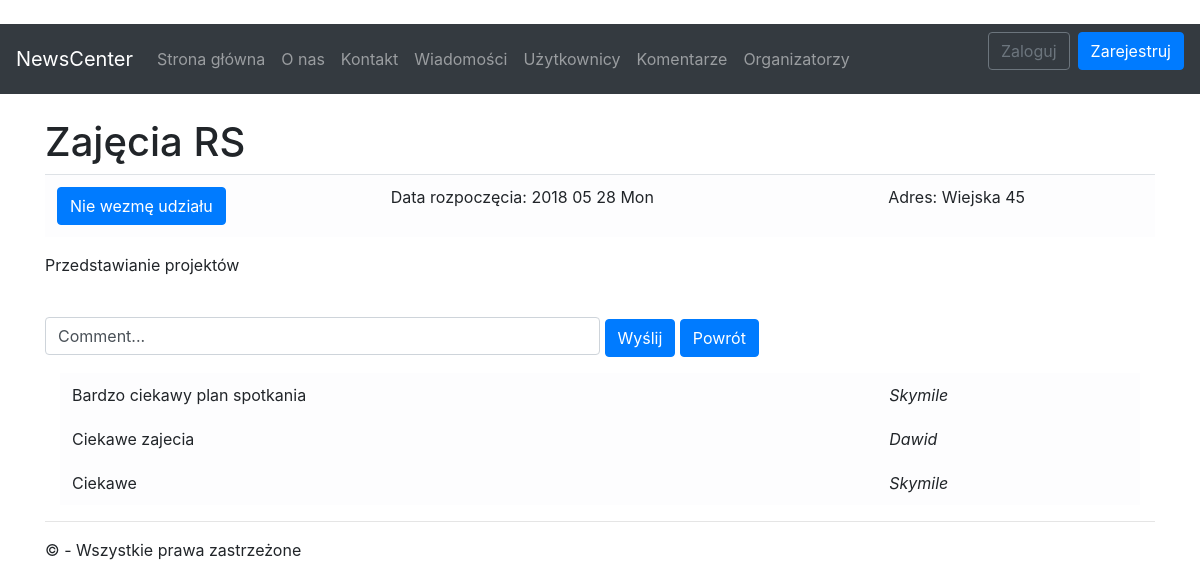
The page /declare/2 on the database its author committed.
### app/models.py (models this page shows, shortened)
class News(models.Model):
	title       = models.CharField(max_length = 32)
	date        = models.DateTimeField()
	description = models.TextField()
	address     = models.CharField(max_length = 32)
	created     = models.DateTimeField(auto_now_add=True)
	class Meta:
		verbose_name_plural = 'News'

class Comment(models.Model):
	id_user = models.ForeignKey(User, on_delete=models.PROTECT)
	comment = models.CharField(max_length=128)

### app/views/article.py (the view, shortened to what this page needs)
# urls.py: path('declare/<int:pk>' , app.views.article.declare , name='declare' ),
def declare(request, pk):
	id_news = find_news(pk)
	if not request.user.is_authenticated:
		return render(request, 'app/news/details.html', {
			'new': id_news,
			'comments' : find_comments(pk),
			'declaration' : declaration_to_str(False),
			'interested' : interest_to_str(False)
		})

### app/support/utilities.py (called while the page is built)
def declaration_to_str(bool):
	return _('Wezmę udział') if bool else _('Nie wezmę udziału')

def interest_to_str(bool):
	return _('Zainteresowany') if bool else _('Niezainteresowany')

def find_comments(pk):
	return Comment.objects.filter(id__in=CommentNews.objects.filter(id_news=pk).values_list('id_comment', flat=True))

def find_news(pk):
	return News.objects.get(id=pk)

### app/templates/app/news/details.html (shortened to what this page needs)
{% extends "app/shared/layout.html" %}
{% block content %}
<br />
<h1> {{new.title}} </h1>
<div class="table-responsive-sm">
	<table class="table table-light">
	<tbody>
		<tr>
			<td scope="col">
				<button onclick="window.location='{% url 'declare' pk=new.id %}' " class="btn btn-primary">{{ declaration }}</button>
			</td>
			<td scope="col"> Data rozpoczęcia: {{ new.date|date:"Y m d D" }} </td>
			<td scope="col"> Adres: {{ new.address }} </td>
		</tr>
	</tbody>
	</table>
</div>
<div class="wrap">
	<p>
		{{ new.description }}
	</p>
</div>
<br>
<form method="post">
	<input id="comment" class="form-control hor_input" type="text" name="comment" value="Comment..." />
	<button type="submit" class="btn btn-primary">Wyślij</button>
	<button onclick="window.location='{% url 'news' %}'" class="btn btn-primary">Powrót</button>
</form>
<div class="container">
	<table class="table table-borderless table-light">
		<tbody>
			{% for c in	comments %}
			<tr>
				<td scope="col"> {{ c.comment }} </td>
				<td scope="col"> <i>{{ c.id_user }}</i> </td>
			</tr>
			{% endfor %}
		</tbody>
	</table>
</div>
{% endblock %}

### app/static/app/content/styles.css (style rules this page uses)
body { padding-top: 0px; }
.wrap { word-wrap: normal; }
.hor_input { display: inline; width: 50%; }

### rows shown on the page
News: title "Zajęcia RS", date "2018 05 28 Mon", address "Wiejska 45", description "Przedstawianie projektów"
Comment: comment "Bardzo ciekawy plan spotkania", id_user "Skymile"
Comment: comment "Ciekawe zajecia", id_user "Dawid"
Comment: comment "Ciekawe", id_user "Skymile"

### other values the page prints
{{ declaration }} "Nie wezmę udziału"
